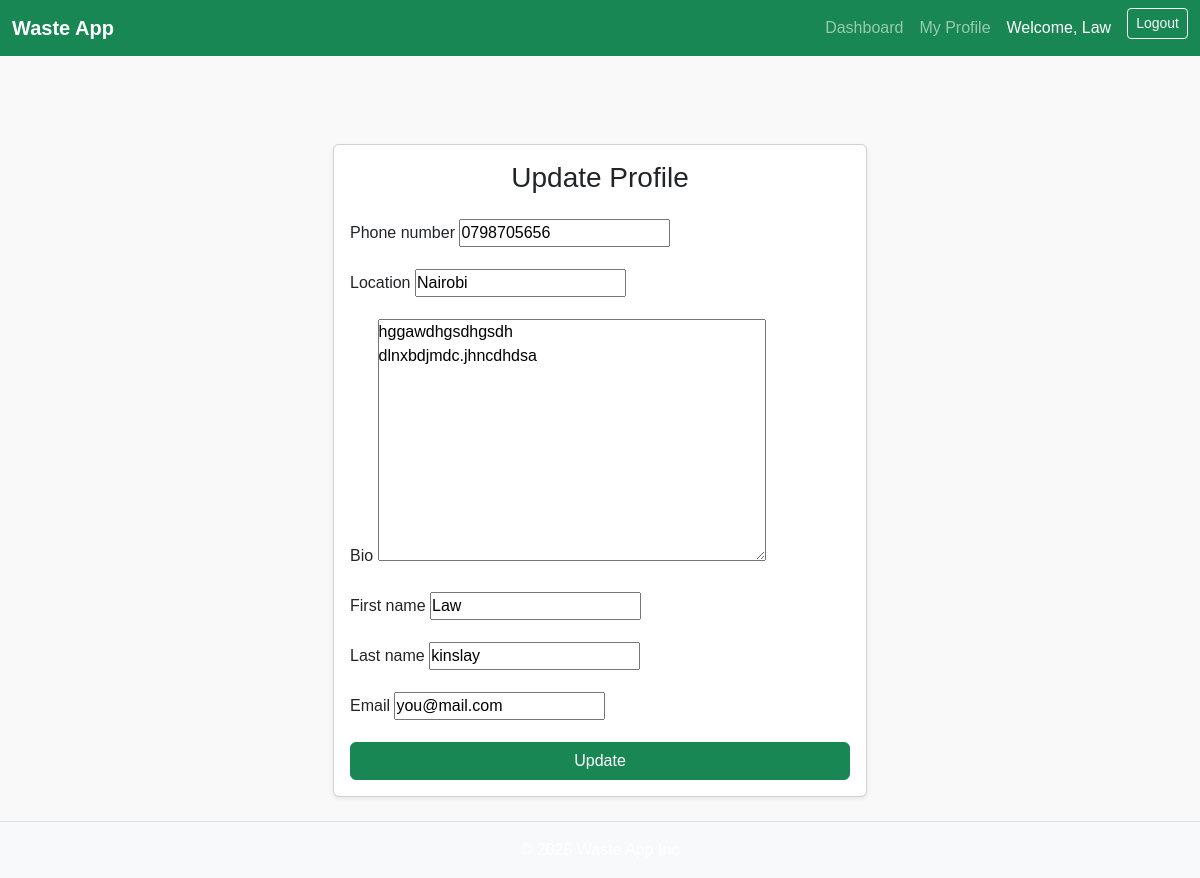
The app's page /profile/update (signed in), older data.
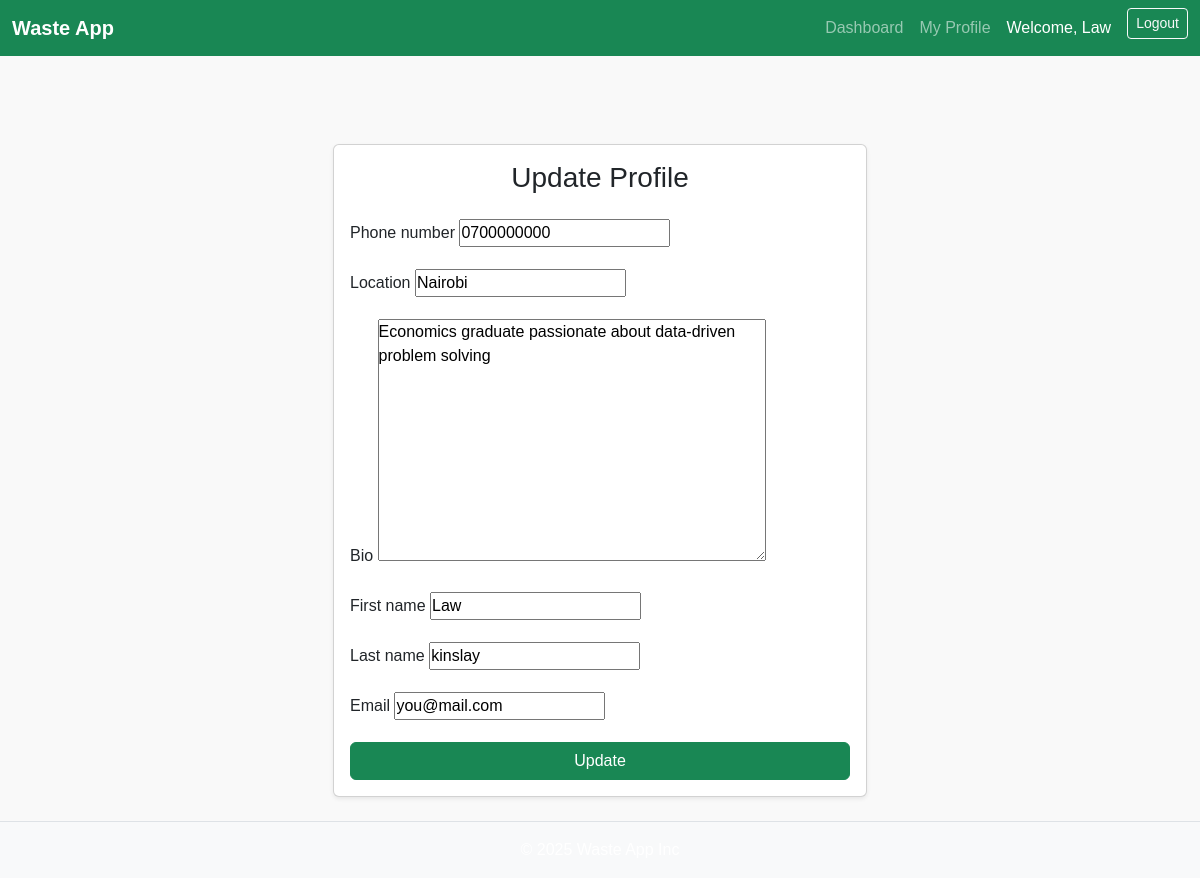
The same page, newer data.
### core/models.py (models this page shows, shortened)
class Profile(models.Model):
    user = models.OneToOneField(settings.AUTH_USER_MODEL, on_delete=models.CASCADE)
    location = models.CharField(max_length=100, blank=True, null=True)
    phone_number = models.CharField(max_length=20, blank=True, null=True)
    bio = models.TextField(blank=True, null=True)

### core/views.py (the view)
# urls.py: path("profile/update", views.profile_update, name="profile-update"),
@login_required
def profile_update(request):
    profile = request.user.profile
    if request.method == "POST":
        form = ProfileUpdateForm(request.POST, instance=profile, user=request.user)
        if form.is_valid():
            form.save()
            messages.success(request, "Your profile has been updated.")
            return redirect("profile")
    else:
        form = ProfileUpdateForm(instance=profile, user=request.user)
    return render(request, "core/profile_form.html", {"form": form})

### core/forms.py (shortened to what this page needs)
class ProfileUpdateForm(forms.ModelForm):
    first_name = forms.CharField(required=False, max_length=30)
    last_name = forms.CharField(required=False, max_length=30)
    email = forms.EmailField(required=True)
    class Meta:
        model = Profile
        fields = ["phone_number", "location", "bio"]
    def __init__(self, *args, **kwargs):
        user = kwargs.pop("user", None) # Extract user from kwargs
        super().__init__(*args, **kwargs)
        if user:
            self.fields["first_name"].initial = user.first_name
            self.fields["last_name"].initial = user.last_name
            self.fields["email"].initial = user.email

### core/templates/core/profile_form.html (shortened to what this page needs)
{% extends "base.html" %}
{% block content %}
<div class="container mt-5">
  <div class="row justify-content-center">
    <div class="col-md-6">
      <div class="card shadow-sm">
        <div class="card-body">
          <h3 class="card-title text-center mb-4">Update Profile</h3>
          <form method="post" novalidate>
            {% for field in form %}
              <div class="mb-3">
                <label for="{{ field.id_for_label }}" class="form-label">{{ field.label }}</label>
                {{ field }}
              </div>
            {% endfor %}
            <button type="submit" class="btn btn-success w-100">Update</button>
          </form>
        </div>
      </div>
    </div>
  </div>
</div>
{% endblock %}

Row changes from the older to the newer data that the page shows:
changed Profile "Nairobi": phone_number "0798705656" → "0700000000"; bio "hggawdhgsdhgsdh dlnxbdjmdc.jhncdhdsa" → "Economics graduate passionate about data-driven problem solving"
